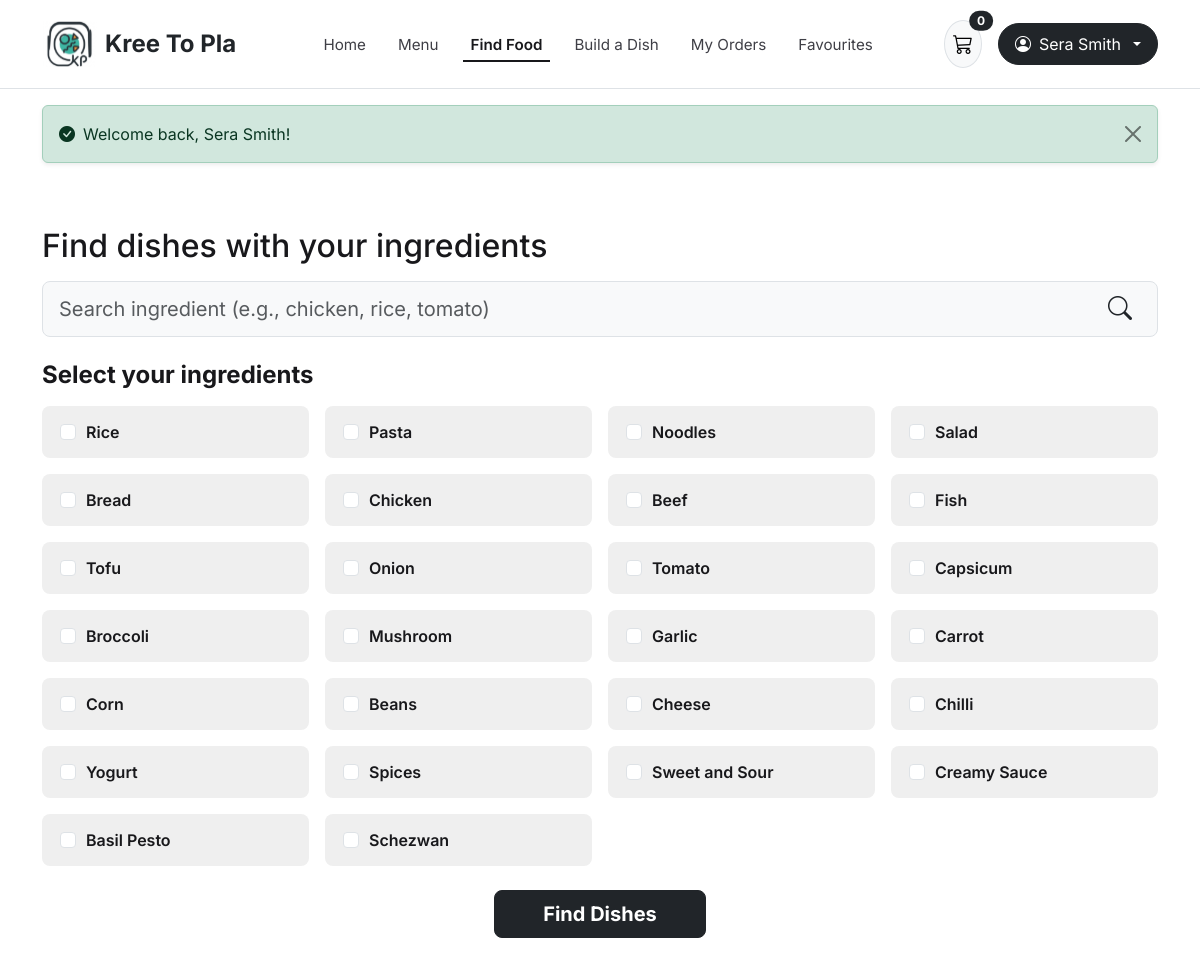
The page /find_food.php (signed in) on the database its author committed.
### tables this page shows
CREATE TABLE Ingredient (
  ingredient_id   INT UNSIGNED AUTO_INCREMENT PRIMARY KEY,
  ingredient_name VARCHAR(150) NOT NULL,
  category        ENUM('Base', 'Protein', 'Vegetable', 'Sauce', 'Other') NOT NULL DEFAULT 'Vegetable',
  price           DECIMAL(10,2) NOT NULL DEFAULT 25.00,
  allergy_info    TEXT NULL,
  is_available    BOOLEAN NOT NULL DEFAULT TRUE,
  CONSTRAINT ck_ingredient_price CHECK (price >= 0)
);

### includes/security.php (called while the page is built, shortened)
<?php
function e(mixed $value): string
{
    return htmlspecialchars((string) ($value ?? ''), ENT_QUOTES | ENT_SUBSTITUTE, 'UTF-8');
}

### find_food.php (the view, shortened to what this page needs)
<?php
require_once __DIR__ . '/includes/security.php';
$ingStmt = $pdo->query('SELECT ingredient_id, ingredient_name, category, allergy_info FROM Ingredient WHERE is_available = TRUE ORDER BY ingredient_id ASC');
$allIngredients = $ingStmt->fetchAll();
$selectedIds = isset($_GET['ingredients']) && is_array($_GET['ingredients'])
    ? array_values(array_filter(array_map('intval', $_GET['ingredients']), fn($id) => $id > 0))
    : [];
$searchQuery = trim((string) ($_GET['q'] ?? ''));
require_once __DIR__ . '/includes/header.php';
?>
<div class="container py-5">
    <form method="GET" action="find_food.php" class="mb-5">
        <h2 class="fw-extrabold mb-3">Find dishes with your ingredients</h2>
        <div class="input-group input-group-lg mb-4 bg-light rounded-3 border">
            <input type="text" id="js-ingredient-filter-input" name="q"
                   class="form-control bg-transparent border-0"
                   placeholder="Search ingredient (e.g., chicken, rice, tomato)"
                   value="<?= e($searchQuery) ?>">
            <button class="btn btn-link text-dark px-4" type="submit" title="Search">
                <i class="bi bi-search fs-4"></i>
            </button>
        </div>
        <h4 class="fw-bold mb-3">Select your ingredients</h4>
        <div class="row row-cols-2 row-cols-md-4 g-3 mb-4">
            <?php foreach ($allIngredients as $ing):
                $id      = (int) $ing['ingredient_id'];
                $checked = in_array($id, $selectedIds, true);
            ?>
                <div class="col js-ingredient-item" data-name="<?= e($ing['ingredient_name']) ?>">
                    <label class="kp-ing-pill w-100 <?= $checked ? 'selected' : '' ?>">
                        <input type="checkbox" name="ingredients[]" value="<?= $id ?>"
                               class="form-check-input mt-0" <?= $checked ? 'checked' : '' ?>>
                        <span><?= e($ing['ingredient_name']) ?></span>
                    </label>
                </div>
            <?php endforeach; ?>
        </div>
        <div class="text-center mt-4">
            <button type="submit" class="btn btn-dark btn-lg px-5 py-2 fw-bold">Find Dishes</button>
        </div>
    </form>
</div>
<?php require_once __DIR__ . '/includes/footer.php'; ?>

### assets/css/style.css (style rules this page uses)
:root { --kp-black: #18181b; --kp-gray-bg: #d9d9d9; --kp-light-bg: #f4f4f5; --kp-accent-teal: #2dd4bf; --kp-accent-red: #dc2626; --kp-accent-amber: #d97706; --kp-purple: #6d5acd; }
body { font-family: 'Inter', -apple-system, BlinkMacSystemFont, sans-serif; color: var(--kp-black); background-color: #ffffff; }
.kp-ing-pill { display: flex; align-items: center; gap: 10px; background-color: #efefef; border: 2px solid transparent; border-radius: 8px; padding: 12px 16px; cursor: pointer; font-weight: 600; user-select: none; transition: all 0.15s ease; }

### rows shown on the page
ingredient: ingredient_name "Rice"
ingredient: ingredient_name "Pasta"
ingredient: ingredient_name "Noodles"
ingredient: ingredient_name "Salad"
ingredient: ingredient_name "Bread"
ingredient: ingredient_name "Chicken"
ingredient: ingredient_name "Beef"
ingredient: ingredient_name "Fish"
ingredient: ingredient_name "Tofu"
ingredient: ingredient_name "Onion"
ingredient: ingredient_name "Tomato"
ingredient: ingredient_name "Capsicum"
ingredient: ingredient_name "Broccoli"
ingredient: ingredient_name "Mushroom"
ingredient: ingredient_name "Garlic"
ingredient: ingredient_name "Carrot"
ingredient: ingredient_name "Corn"
ingredient: ingredient_name "Beans"
ingredient: ingredient_name "Cheese"
ingredient: ingredient_name "Chilli"
ingredient: ingredient_name "Yogurt"
ingredient: ingredient_name "Spices"
ingredient: ingredient_name "Sweet and Sour"
ingredient: ingredient_name "Creamy Sauce"
ingredient: ingredient_name "Basil Pesto"
ingredient: ingredient_name "Schezwan"

### other values the page prints
$cartCount "0"
$_SESSION['user_name'] "Sera Smith"
$_SESSION['flash_success'] "Welcome back, Sera Smith!"
